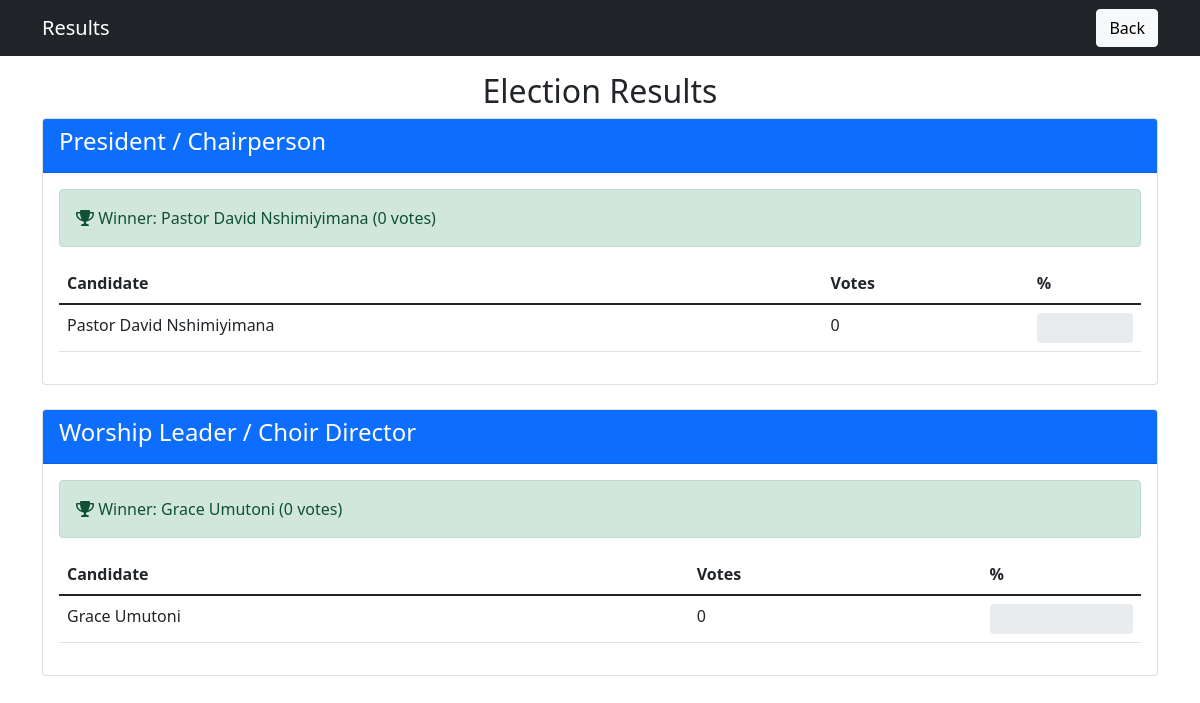
The app's page /admin/results.php (signed in) with its own data.
### tables this page shows
CREATE TABLE positions (
    id INT PRIMARY KEY AUTO_INCREMENT,
    title VARCHAR(100) NOT NULL,
    description TEXT,
    created_at TIMESTAMP DEFAULT CURRENT_TIMESTAMP
);

CREATE TABLE candidates (
    id INT PRIMARY KEY AUTO_INCREMENT,
    name VARCHAR(100) NOT NULL,
    bio TEXT,
    position_id INT NOT NULL,
    created_at TIMESTAMP DEFAULT CURRENT_TIMESTAMP,
    FOREIGN KEY (position_id) REFERENCES positions(id) ON DELETE CASCADE
);

### config/functions.php (called while the page is built, shortened)
<?php
require_once __DIR__ . "/database.php";
function getVoteCount($candidate_id) { global $pdo; $stmt = $pdo->prepare("SELECT COUNT(*) as c FROM votes WHERE candidate_id = ?"); $stmt->execute([$candidate_id]); return (int)$stmt->fetch()["c"]; }
function getWinner($position_id) { global $pdo; $stmt = $pdo->prepare("SELECT c.*, COUNT(v.id) as votes FROM candidates c LEFT JOIN votes v ON c.id = v.candidate_id WHERE c.position_id = ? GROUP BY c.id ORDER BY votes DESC LIMIT 1"); $stmt->execute([$position_id]); return $stmt->fetch(); }
?>

### admin/results.php (the view, shortened to what this page needs)
<?php require_once "../config/functions.php";
$positions = $pdo->query("SELECT * FROM positions")->fetchAll();
?>
<!DOCTYPE html>
<html><head><title>Results</title><link href="https://cdn.jsdelivr.net/npm/bootstrap@5.1.3/dist/css/bootstrap.min.css" rel="stylesheet"><link rel="stylesheet" href="https://cdnjs.cloudflare.com/ajax/libs/font-awesome/6.0.0/css/all.min.css"><style>.progress{height:30px;}</style></head>
<body><nav class="navbar navbar-dark bg-dark"><div class="container"><a class="navbar-brand" href="dashboard.php">Results</a><a href="dashboard.php" class="btn btn-light">Back</a></div></nav>
<div class="container mt-3"><h2 class="text-center">Election Results</h2><?php foreach($positions as $pos): $cands = $pdo->prepare("SELECT * FROM candidates WHERE position_id=?"); $cands->execute([$pos["id"]]); $cands = $cands->fetchAll(); $winner = getWinner($pos["id"]); $total = array_sum(array_map(function($c){return getVoteCount($c["id"]);},$cands));?>
<div class="card mb-4"><div class="card-header bg-primary text-white"><h4><?php echo htmlspecialchars($pos["title"]);?></h4></div><div class="card-body"><?php if($winner):?><div class="alert alert-success"><i class="fas fa-trophy"></i> Winner: <?php echo htmlspecialchars($winner["name"]);?> (<?php echo $winner["votes"];?> votes)</div><?php endif;?>
<table class="table"><thead><tr><th>Candidate</th><th>Votes</th><th>%</th></tr></thead><tbody><?php foreach($cands as $c): $v=getVoteCount($c["id"]); $pct=$total>0?round(100*$v/$total,1):0;?><tr><td><?php echo htmlspecialchars($c["name"]);?></td><td><?php echo $v;?></td><td><div class="progress"><div class="progress-bar bg-success" style="width:<?php echo $pct;?>%"><?php echo $pct;?>%</div></div></td></tr><?php endforeach;?></tbody></table></div></div><?php endforeach;?></div></body></html>

### admin/results.php (style rules this page uses)
.progress { height:30px; }

### records on screen
positions: title "President / Chairperson", candidates.name "Pastor David Nshimiyimana", votes "0"
candidates: name "Pastor David Nshimiyimana", v "0"
positions: title "Worship Leader / Choir Director", candidates.name "Grace Umutoni", votes "0"
candidates: name "Grace Umutoni", v "0"
